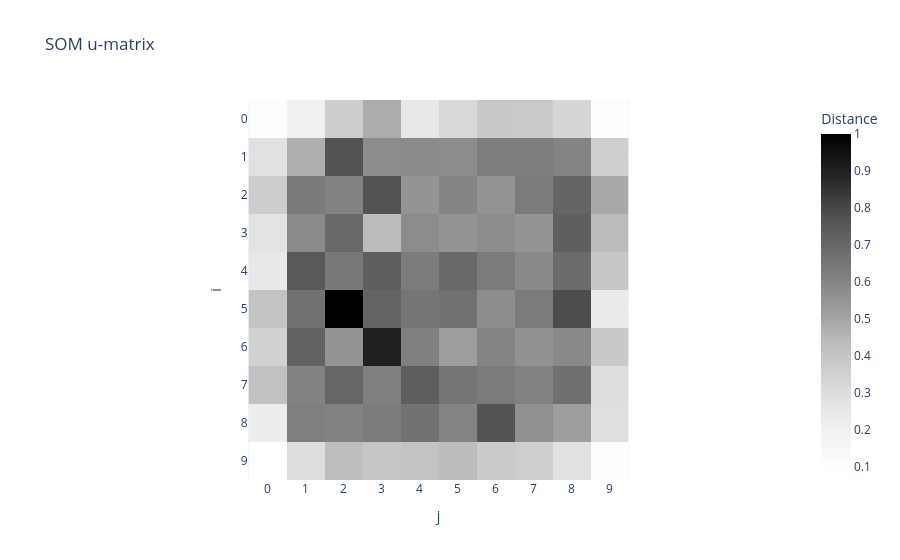

This figure's notebook cell:
### Code cell
u_matrix_plot = kairo.plot_som_u_matrix(som)
u_matrix_plot.show()

### Figure 1 — Plotly figure (JSON) as saved in the notebook; plotly's stock layout.template omitted (floating-point values rounded to 4 significant figures)
{"data": [{"coloraxis": "coloraxis", "hovertemplate": "j: %{x}<br>i: %{y}<br>Distance: %{z}<extra></extra>", "name": "0", "type": "heatmap", "xaxis": "x", "yaxis": "y", "z": [[0.1023, 0.1992, 0.3658, 0.4824, 0.2422, 0.3191, 0.3833, 0.3782, 0.3303, 0.1053], [0.2797, 0.4765, 0.7692, 0.5786, 0.5803, 0.5771, 0.6257, 0.6261, 0.6021, 0.3619], [0.367, 0.6375, 0.6103, 0.7687, 0.5501, 0.6, 0.5555, 0.6316, 0.708, 0.4901], [0.2702, 0.5837, 0.6981, 0.4336, 0.5784, 0.5502, 0.5788, 0.5524, 0.7278, 0.4388], [0.2435, 0.7501, 0.6439, 0.7326, 0.6293, 0.6925, 0.6342, 0.5875, 0.6857, 0.3904], [0.4058, 0.6639, 1.0, 0.7123, 0.6509, 0.6654, 0.5753, 0.6331, 0.7881, 0.2304], [0.3489, 0.7187, 0.5537, 0.8977, 0.6179, 0.5243, 0.6037, 0.558, 0.588, 0.3811], [0.4132, 0.6058, 0.705, 0.6189, 0.7317, 0.6515, 0.6342, 0.6118, 0.6705, 0.2929], [0.2171, 0.6195, 0.6113, 0.629, 0.662, 0.6027, 0.7643, 0.56, 0.5232, 0.2903], [0.09055, 0.2986, 0.4259, 0.3947, 0.4087, 0.4356, 0.3734, 0.3611, 0.28, 0.1051]]}], "layout": {"coloraxis": {"colorbar": {"title": {"text": "Distance"}}, "colorscale": [[0, "rgb(255,255,255)"], [0.125, "rgb(240,240,240)"], [0.25, "rgb(217,217,217)"], [0.375, "rgb(189,189,189)"], [0.5, "rgb(150,150,150)"], [0.625, "rgb(115,115,115)"], [0.75, "rgb(82,82,82)"], [0.875, "rgb(37,37,37)"], [1, "rgb(0,0,0)"]]}, "title": {"text": "SOM u-matrix"}, "xaxis": {"anchor": "y", "constrain": "domain", "domain": [0, 1], "dtick": 1, "scaleanchor": "y", "title": {"text": "j"}}, "yaxis": {"anchor": "x", "autorange": "reversed", "constrain": "domain", "domain": [0, 1], "dtick": 1, "title": {"text": "i"}}}}
